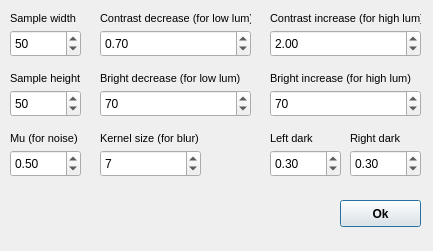
<?xml version="1.0" encoding="UTF-8"?>
<ui version="4.0">
 <class>SamplingOptions</class>
 <widget class="QDialog" name="SamplingOptions">
  <property name="geometry">
   <rect>
    <x>0</x>
    <y>0</y>
    <width>433</width>
    <height>251</height>
   </rect>
  </property>
  <property name="windowTitle">
   <string>Sampling options</string>
  </property>
  <widget class="QSpinBox" name="widthChanger">
   <property name="geometry">
    <rect>
     <x>10</x>
     <y>30</y>
     <width>71</width>
     <height>27</height>
    </rect>
   </property>
   <property name="minimum">
    <number>10</number>
   </property>
   <property name="maximum">
    <number>200</number>
   </property>
   <property name="value">
    <number>50</number>
   </property>
  </widget>
  <widget class="QSpinBox" name="heightChanger">
   <property name="geometry">
    <rect>
     <x>10</x>
     <y>90</y>
     <width>71</width>
     <height>27</height>
    </rect>
   </property>
   <property name="minimum">
    <number>10</number>
   </property>
   <property name="maximum">
    <number>200</number>
   </property>
   <property name="value">
    <number>50</number>
   </property>
  </widget>
  <widget class="QLabel" name="label">
   <property name="geometry">
    <rect>
     <x>10</x>
     <y>10</y>
     <width>71</width>
     <height>17</height>
    </rect>
   </property>
   <property name="font">
    <font>
     <pointsize>8</pointsize>
    </font>
   </property>
   <property name="text">
    <string>Sample width</string>
   </property>
  </widget>
  <widget class="QLabel" name="label_2">
   <property name="geometry">
    <rect>
     <x>10</x>
     <y>70</y>
     <width>71</width>
     <height>17</height>
    </rect>
   </property>
   <property name="font">
    <font>
     <pointsize>8</pointsize>
    </font>
   </property>
   <property name="text">
    <string>Sample height</string>
   </property>
  </widget>
  <widget class="QPushButton" name="OkBtn">
   <property name="geometry">
    <rect>
     <x>340</x>
     <y>200</y>
     <width>81</width>
     <height>27</height>
    </rect>
   </property>
   <property name="font">
    <font>
     <weight>75</weight>
     <bold>true</bold>
    </font>
   </property>
   <property name="text">
    <string>Ok</string>
   </property>
  </widget>
  <widget class="QLabel" name="label_4">
   <property name="geometry">
    <rect>
     <x>100</x>
     <y>10</y>
     <width>151</width>
     <height>17</height>
    </rect>
   </property>
   <property name="font">
    <font>
     <pointsize>8</pointsize>
    </font>
   </property>
   <property name="text">
    <string>Contrast decrease (for low lum)</string>
   </property>
  </widget>
  <widget class="QDoubleSpinBox" name="ContrDecrChanger">
   <property name="geometry">
    <rect>
     <x>100</x>
     <y>30</y>
     <width>151</width>
     <height>27</height>
    </rect>
   </property>
   <property name="minimum">
    <double>0.050000000000000</double>
   </property>
   <property name="maximum">
    <double>1.000000000000000</double>
   </property>
   <property name="singleStep">
    <double>0.050000000000000</double>
   </property>
   <property name="value">
    <double>0.700000000000000</double>
   </property>
  </widget>
  <widget class="QLabel" name="label_5">
   <property name="geometry">
    <rect>
     <x>100</x>
     <y>70</y>
     <width>151</width>
     <height>17</height>
    </rect>
   </property>
   <property name="font">
    <font>
     <pointsize>8</pointsize>
    </font>
   </property>
   <property name="text">
    <string>Bright decrease (for low lum)</string>
   </property>
  </widget>
  <widget class="QSpinBox" name="BrightDecrChanger">
   <property name="geometry">
    <rect>
     <x>100</x>
     <y>90</y>
     <width>151</width>
     <height>27</height>
    </rect>
   </property>
   <property name="maximum">
    <number>100</number>
   </property>
   <property name="singleStep">
    <number>5</number>
   </property>
   <property name="value">
    <number>70</number>
   </property>
  </widget>
  <widget class="QSpinBox" name="BrightIncrChanger">
   <property name="geometry">
    <rect>
     <x>270</x>
     <y>90</y>
     <width>151</width>
     <height>27</height>
    </rect>
   </property>
   <property name="maximum">
    <number>100</number>
   </property>
   <property name="singleStep">
    <number>5</number>
   </property>
   <property name="value">
    <number>70</number>
   </property>
  </widget>
  <widget class="QLabel" name="label_6">
   <property name="geometry">
    <rect>
     <x>270</x>
     <y>10</y>
     <width>151</width>
     <height>17</height>
    </rect>
   </property>
   <property name="font">
    <font>
     <pointsize>8</pointsize>
    </font>
   </property>
   <property name="text">
    <string>Contrast increase (for high lum)</string>
   </property>
  </widget>
  <widget class="QLabel" name="label_7">
   <property name="geometry">
    <rect>
     <x>270</x>
     <y>70</y>
     <width>151</width>
     <height>17</height>
    </rect>
   </property>
   <property name="font">
    <font>
     <pointsize>8</pointsize>
    </font>
   </property>
   <property name="text">
    <string>Bright increase (for high lum)</string>
   </property>
  </widget>
  <widget class="QDoubleSpinBox" name="ContrIncrChanger">
   <property name="geometry">
    <rect>
     <x>270</x>
     <y>30</y>
     <width>151</width>
     <height>27</height>
    </rect>
   </property>
   <property name="minimum">
    <double>1.000000000000000</double>
   </property>
   <property name="maximum">
    <double>3.000000000000000</double>
   </property>
   <property name="singleStep">
    <double>0.100000000000000</double>
   </property>
   <property name="value">
    <double>2.000000000000000</double>
   </property>
  </widget>
  <widget class="QLabel" name="label_3">
   <property name="geometry">
    <rect>
     <x>100</x>
     <y>130</y>
     <width>111</width>
     <height>17</height>
    </rect>
   </property>
   <property name="font">
    <font>
     <pointsize>8</pointsize>
    </font>
   </property>
   <property name="text">
    <string>Kernel size (for blur) </string>
   </property>
  </widget>
  <widget class="QSpinBox" name="KernelSizeChanger">
   <property name="geometry">
    <rect>
     <x>100</x>
     <y>150</y>
     <width>101</width>
     <height>27</height>
    </rect>
   </property>
   <property name="readOnly">
    <bool>false</bool>
   </property>
   <property name="accelerated">
    <bool>false</bool>
   </property>
   <property name="correctionMode">
    <enum>QAbstractSpinBox::CorrectToNearestValue</enum>
   </property>
   <property name="minimum">
    <number>5</number>
   </property>
   <property name="maximum">
    <number>25</number>
   </property>
   <property name="singleStep">
    <number>2</number>
   </property>
   <property name="value">
    <number>7</number>
   </property>
  </widget>
  <widget class="QLabel" name="label_8">
   <property name="geometry">
    <rect>
     <x>10</x>
     <y>130</y>
     <width>71</width>
     <height>17</height>
    </rect>
   </property>
   <property name="font">
    <font>
     <pointsize>8</pointsize>
    </font>
   </property>
   <property name="text">
    <string>Mu (for noise) </string>
   </property>
  </widget>
  <widget class="QDoubleSpinBox" name="NoizeChanger">
   <property name="geometry">
    <rect>
     <x>10</x>
     <y>150</y>
     <width>71</width>
     <height>27</height>
    </rect>
   </property>
   <property name="minimum">
    <double>0.100000000000000</double>
   </property>
   <property name="maximum">
    <double>3.000000000000000</double>
   </property>
   <property name="singleStep">
    <double>0.100000000000000</double>
   </property>
   <property name="value">
    <double>0.500000000000000</double>
   </property>
  </widget>
  <widget class="QDoubleSpinBox" name="LeftDarkChanger">
   <property name="geometry">
    <rect>
     <x>270</x>
     <y>150</y>
     <width>71</width>
     <height>27</height>
    </rect>
   </property>
   <property name="minimum">
    <double>0.100000000000000</double>
   </property>
   <property name="maximum">
    <double>1.000000000000000</double>
   </property>
   <property name="singleStep">
    <double>0.100000000000000</double>
   </property>
   <property name="value">
    <double>0.300000000000000</double>
   </property>
  </widget>
  <widget class="QLabel" name="label_9">
   <property name="geometry">
    <rect>
     <x>270</x>
     <y>130</y>
     <width>71</width>
     <height>17</height>
    </rect>
   </property>
   <property name="font">
    <font>
     <pointsize>8</pointsize>
    </font>
   </property>
   <property name="text">
    <string>Left dark</string>
   </property>
  </widget>
  <widget class="QLabel" name="label_10">
   <property name="geometry">
    <rect>
     <x>350</x>
     <y>130</y>
     <width>71</width>
     <height>17</height>
    </rect>
   </property>
   <property name="font">
    <font>
     <pointsize>8</pointsize>
    </font>
   </property>
   <property name="text">
    <string>Right dark</string>
   </property>
  </widget>
  <widget class="QDoubleSpinBox" name="RightDarkChanger">
   <property name="geometry">
    <rect>
     <x>350</x>
     <y>150</y>
     <width>71</width>
     <height>27</height>
    </rect>
   </property>
   <property name="minimum">
    <double>0.100000000000000</double>
   </property>
   <property name="maximum">
    <double>1.000000000000000</double>
   </property>
   <property name="singleStep">
    <double>0.100000000000000</double>
   </property>
   <property name="value">
    <double>0.300000000000000</double>
   </property>
  </widget>
 </widget>
 <resources/>
 <connections/>
</ui>
